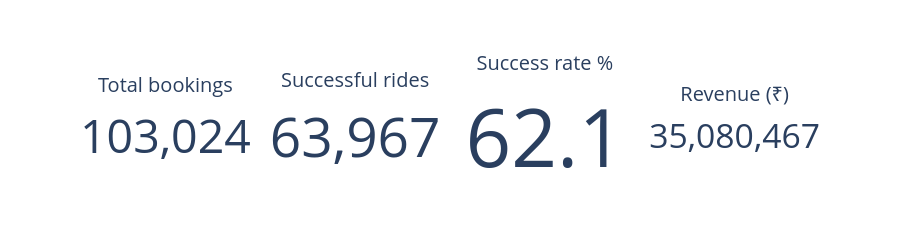

Source (notebook cell):
### Markdown cell above
## Step 4 · Interactive dashboard

### Code cell
sc = run("B5"); daily = run("B1"); pay = run("B6")
tot_b, tot_s = sc.bookings.sum(), sc.successful.sum()
kpis = [("Total bookings", tot_b, "{:,.0f}"), ("Successful rides", tot_s, "{:,.0f}"),
        ("Success rate %", 100*tot_s/tot_b, "{:.1f}"), ("Revenue (₹)", sc.revenue.sum(), "{:,.0f}")]
fig = go.Figure()
for i, (lbl, v, f) in enumerate(kpis):
    fig.add_trace(go.Indicator(mode="number", value=v, title={"text": lbl},
                               domain={"row": 0, "column": i}, number={"valueformat": ",.1f" if "%" in lbl else ",.0f"}))
fig.update_layout(grid={"rows": 1, "columns": 4}, height=160, margin=dict(t=30, b=0))
fig.show()

### Figure 1 — Plotly figure (JSON) as saved in the notebook; plotly's stock layout.template omitted (floating-point values rounded to 4 significant figures)
{"data": [{"domain": {"column": 0, "row": 0}, "mode": "number", "number": {"valueformat": ",.0f"}, "title": {"text": "Total bookings"}, "type": "indicator", "value": 103024}, {"domain": {"column": 1, "row": 0}, "mode": "number", "number": {"valueformat": ",.0f"}, "title": {"text": "Successful rides"}, "type": "indicator", "value": 63967}, {"domain": {"column": 2, "row": 0}, "mode": "number", "number": {"valueformat": ",.1f"}, "title": {"text": "Success rate %"}, "type": "indicator", "value": 62.09}, {"domain": {"column": 3, "row": 0}, "mode": "number", "number": {"valueformat": ",.0f"}, "title": {"text": "Revenue (₹)"}, "type": "indicator", "value": 35080467}], "layout": {"grid": {"columns": 4, "rows": 1}, "height": 160, "margin": {"b": 0, "t": 30}}}
